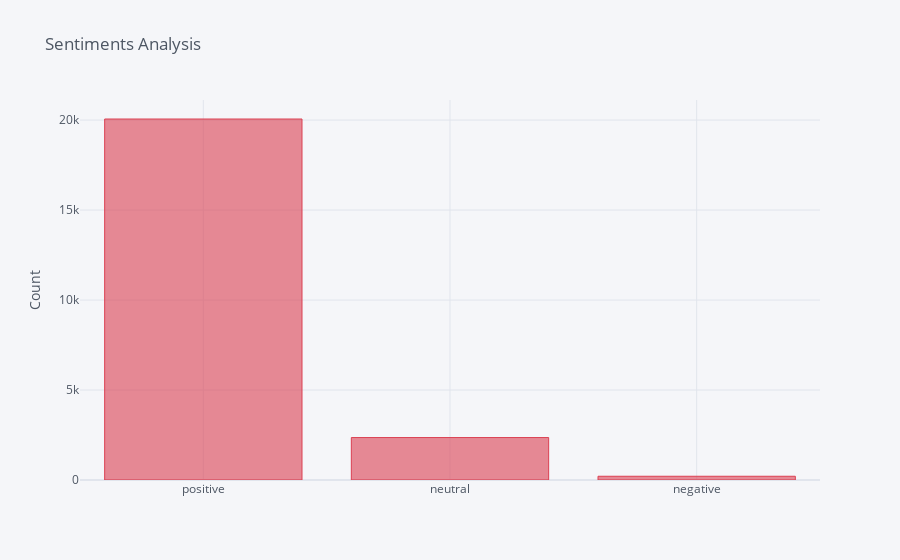

The notebook cell this image was saved under:
### Code cell
results_df = dataframe['sentimentLabel'].value_counts().to_frame().reset_index()
results_df.columns = ['sentimentLabel', 'count']
print(results_df)
results_df.head(15).iplot(kind='bar', x='sentimentLabel', y='count', yTitle='Count',color=['red','yellow','green'], title='Sentiments Analysis')

### Figure 1 — Plotly figure (JSON) as saved in the notebook; plotly's stock layout.template omitted (floating-point values rounded to 4 significant figures)
{"data": [{"marker": {"color": "rgba(219, 64, 82, 0.6)", "line": {"color": "rgba(219, 64, 82, 1.0)", "width": 1}}, "name": "count", "orientation": "v", "text": "", "type": "bar", "x": ["positive", "neutral", "negative"], "y": [20060, 2359, 208]}], "layout": {"legend": {"bgcolor": "#F5F6F9", "font": {"color": "#4D5663"}}, "paper_bgcolor": "#F5F6F9", "plot_bgcolor": "#F5F6F9", "title": {"font": {"color": "#4D5663"}, "text": "Sentiments Analysis"}, "xaxis": {"gridcolor": "#E1E5ED", "showgrid": true, "tickfont": {"color": "#4D5663"}, "title": {"font": {"color": "#4D5663"}, "text": ""}, "zerolinecolor": "#E1E5ED"}, "yaxis": {"gridcolor": "#E1E5ED", "showgrid": true, "tickfont": {"color": "#4D5663"}, "title": {"font": {"color": "#4D5663"}, "text": "Count"}, "zerolinecolor": "#E1E5ED"}}}
